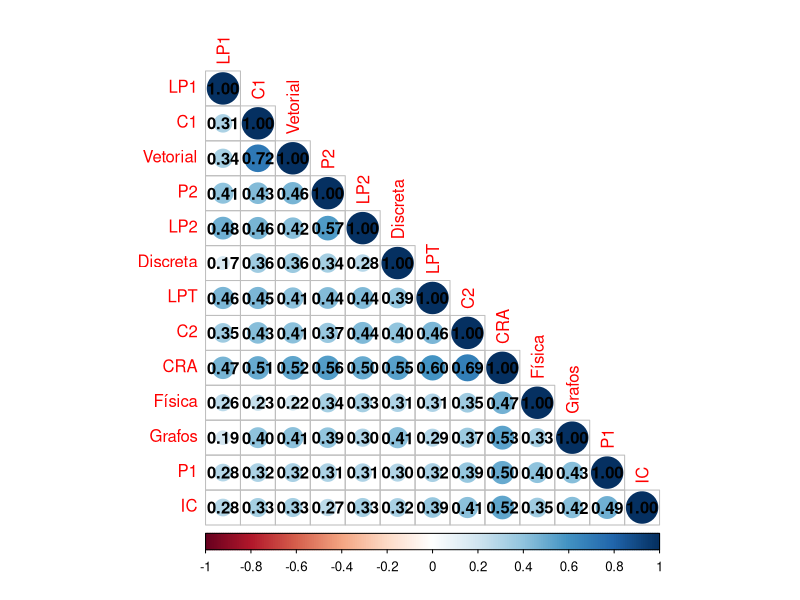

The R script that drew this image: (Note: this script raises an error after producing the figure.)
## ---- chunk 1
library(dplyr)
library(reshape2)
library(ggplot2)
library(corrplot)
library(caret)
## ---- chunk 2
graduados.train <- read.csv("dados/graduados_treino.csv")
graduados.test <- read.csv("dados/graduados_teste.csv") #validacao

test <- read.csv("dados/test.csv")
## ---- chunk 3
colnames(graduados.train) <- c("matricula", "ano_evasao", "periodo_evasao", "cod_disciplina", "disciplina", "creditos", "media")
colnames(graduados.test) <- c("matricula", "ano_evasao", "periodo_evasao", "cod_disciplina", "disciplina", "creditos", "media")
## ---- chunk 4

# DADOS TREINO

#ordenando os dados pela matrícula
graduados.train <- graduados.train %>%
  arrange(matricula)

#filtrando dados e removendo os NaNs
graduados.clean <- graduados.train %>%
  filter(!is.na(media))

#calculando CRA dos alunos e salvando numa coluna
graduados.cra <- graduados.clean %>%
  group_by(matricula) %>%
  mutate(cra.contrb = media*creditos) %>%
  summarise(cra = sum(cra.contrb)/sum(creditos))

#utilizando a função dcast para deixar o dataset na forma ideal para a análise
graduados.model.input <- graduados.clean %>%
  group_by(matricula, disciplina) %>%
  filter(media == max(media))%>%
  ungroup() %>%
  select(matricula, disciplina, media) %>%
  mutate(disciplina = as.factor(gsub(" ", ".", disciplina))) %>%
  dcast(matricula ~disciplina, mean) %>%
  merge(graduados.cra)

#selecionando cra e disciplinas do primeiro e segundo período
p1.p2.train <- graduados.model.input %>%
  select(Laboratório.de.Programação.I, Programação.I, Introdução.à.Computação, Cálculo.Diferencial.e.Integral.I, Álgebra.Vetorial.e.Geometria.Analítica, Leitura.e.Produção.de.Textos, Cálculo.Diferencial.e.Integral.II, Matemática.Discreta, Programação.II, Teoria.dos.Grafos, Fundamentos.de.Física.Clássica, Laboratório.de.Programação.II, cra)

#renomeando colunas
colnames(p1.p2.train) <- c("C1", "Vetorial", "LPT", "P1", "IC", "LP1","C2", "Discreta", "P2", "Grafos", "Física", "LP2", "CRA")


# DADOS VALIDACAO

#ordenando os dados pela matrícula
graduados.test <- graduados.test %>%
  arrange(matricula)

#filtrando dados e removendo os NaNs
graduados.clean <- graduados.test %>%
  filter(!is.na(media))

#calculando CRA dos alunos e salvando numa coluna
graduados.cra <- graduados.clean %>%
  group_by(matricula) %>%
  mutate(cra.contrb = media*creditos) %>%
  summarise(cra = sum(cra.contrb)/sum(creditos))

#utilizando a função dcast para deixar o dataset na forma ideal para a análise
graduados.model.input <- graduados.clean %>%
  group_by(matricula, disciplina) %>%
  filter(media == max(media))%>%
  ungroup() %>%
  select(matricula, disciplina, media) %>%
  mutate(disciplina = as.factor(gsub(" ", ".", disciplina))) %>%
  dcast(matricula ~disciplina, mean) %>%
  merge(graduados.cra)

#selecionando cra e disciplinas do primeiro e segundo período
p1.p2.test <- graduados.model.input %>%
  select(Laboratório.de.Programação.I, Programação.I, Introdução.à.Computação, Cálculo.Diferencial.e.Integral.I, Álgebra.Vetorial.e.Geometria.Analítica, Leitura.e.Produção.de.Textos, Cálculo.Diferencial.e.Integral.II, Matemática.Discreta, Programação.II, Teoria.dos.Grafos, Fundamentos.de.Física.Clássica, Laboratório.de.Programação.II, cra)

#renomeando colunas
colnames(p1.p2.test) <- c("C1", "Vetorial", "LPT", "P1", "IC", "LP1","C2", "Discreta", "P2", "Grafos", "Física", "LP2", "CRA")



#substituindo NaN pelo CRA
for (i in 1:nrow(p1.p2.train)){
  for (j in 1:ncol(p1.p2.train)){
    if(is.na(p1.p2.train[i,j])){
      p1.p2.train[i,j] = p1.p2.train$CRA[i]

    }
    if(is.na(p1.p2.test[i,j])){
      p1.p2.test[i, j] = p1.p2.test$CRA[i]
    }
  }
}

## ---- chunk 5
head(p1.p2.train)
## ---- chunk 6
#calculando matriz de correlação
correlationMatrix <- cor(p1.p2.train)

#utlizamos a bibliota corrplot para montar o gráfico com as correlações
corrplot(correlationMatrix, method="circle", type="lower", order="hclust", addCoef.col = "black")
## ---- chunk 7
#Modelo Ridge
set.seed(825)

ctrl <- trainControl(method = "repeatedcv", repeats = 5, number = 10)
lambda.grid <- expand.grid(lambda = seq(0, 2, by=0.05))

ridge <- train(CRA ~ . ,data = p1.p2.train,
                        method = "ridge",
                        tuneGrid = lambda.grid,
                        trControl = ctrl,
                        metric = 'RMSE',
                        preProcess=c('scale', 'center'))
plot(ridge)
## ---- chunk 8
ridge
## ---- chunk 9
ridge_prediction <- predict(ridge, p1.p2.train)

ridge_prediction <- data.frame(pred = ridge_prediction, obs = p1.p2.train$CRA)
round(defaultSummary(ridge_prediction), digits = 3)
## ---- chunk 10
#Modelo Lasso
set.seed(825)
lasso <- train(CRA ~ . ,data = p1.p2.train,
                        method = "lasso",
                        tuneLength = 10,
                        metric = 'RMSE',
                        preProcess=c('scale', 'center'))
plot(lasso)
## ---- chunk 11
lasso
## ---- chunk 12
lasso_prediction <- predict(lasso, p1.p2.train)

lasso_prediction <- data.frame(pred = lasso_prediction, obs = p1.p2.train$CRA)
round(defaultSummary(lasso_prediction), digits = 3)

## ---- chunk 13
compare <- ridge_prediction
compare$model <- "RIDGE"

lasso_prediction$model <- "LASSO"

compare <- rbind(compare, lasso_prediction)

ggplot(compare, aes(x = pred, y = obs)) + 
  geom_point(alpha = 0.5, position = position_jitter(width=0.2)) + 
  facet_grid(. ~ model) + 
  geom_abline() +
  ggtitle("Observado x Previsão (validação)")

## ---- chunk 14
round(defaultSummary(ridge_prediction), digits = 3)
round(defaultSummary(lasso_prediction), digits = 3)
## ---- chunk 15
plot(varImp(ridge, scale = FALSE))
plot(varImp(lasso, scale = FALSE))

predict.enet(lasso$finalModel, type='coefficients', s=lasso$bestTune$fraction, mode='fraction')
## ---- chunk 16
ggplot(data = p1.p2.train, aes(x = CRA, y = C2)) +
  geom_point()
## ---- chunk 17
p1.p2.test <- na.omit(p1.p2.test)
r.ridge <- train(CRA ~ . ,data = p1.p2.test,
                        method = "ridge",
                        tuneGrid = lambda.grid,
                        trControl = ctrl,
                        metric = 'RMSE',
                        preProcess=c('scale', 'center'))
r.ridge 
plot(r.ridge)
## ---- chunk 18
#predicao do re-treino
r.ridge_prediction <- predict(r.ridge, p1.p2.test)

r.ridge_prediction <- data.frame(pred = r.ridge_prediction, obs = p1.p2.test$CRA)
round(defaultSummary(r.ridge_prediction), digits = 3)
## ---- chunk 19
lasso_prediction <- predict(lasso, test)

lasso_prediction <- data.frame(pred = lasso_prediction, obs = p1.p2.train$CRA)
round(defaultSummary(lasso_prediction), digits = 3)
## ---- chunk 20
lm <- train(CRA ~ . ,p1.p2.train, method= "lm", metric="RMSE") 
summary(lm)

lmFit <- train(CRA ~ ., p1.p2.train %>% select(-C1, -LP2), method= "lm", metric="RMSE") 
summary(lmFit)

lmFit_prediction <- predict(lmFit, p1.p2.train)

lmFit_prediction <- data.frame(pred = lmFit_prediction, obs = p1.p2.train$CRA)
round(defaultSummary(lmFit_prediction), digits = 3)

## ---- chunk 21

linear_rmse <- round(defaultSummary(lmFit_prediction), digits = 3)[1]
ridge_rmse <- round(defaultSummary(ridge_prediction), digits = 3)[1]
lasso_rmse <- round(defaultSummary(lasso_prediction), digits = 3)[1]
toPlot <- data.frame(RMSE = c(linear_rmse, ridge_rmse, lasso_rmse), 
                     Modelo = c("Linear Regression", "Ridge", "Lasso"))


ggplot(toPlot, aes(x=reorder(Modelo, -RMSE), y=RMSE)) + 
  geom_bar(stat="identity") + 
  labs(x='Modelo', y='RMSE') +
   theme(axis.text.x = element_text(angle = 45, hjust = 1), panel.background=element_blank()) +
  coord_flip() + 
  geom_text(aes(label = RMSE))
## ---- chunk 22
# RIDGE
ridge.validacao <- train(CRA ~ . ,data = p1.p2.test,
                        method = "ridge",
                        tuneGrid = lambda.grid,
                        trControl = ctrl,
                        metric = 'RMSE',
                        preProcess=c('scale', 'center'))

# LASSO
lasso.validacao <- train(CRA ~ . ,data = p1.p2.test,
                        method = "lasso",
                        tuneLength = 10,
                        metric = 'RMSE',
                        preProcess=c('scale', 'center'))

# LM
lm.validacao <- train(CRA ~ ., p1.p2.test %>% select(-C1, -LP2), method= "lm", metric="RMSE") 

ridge_prediction_v <- predict(ridge.validacao, p1.p2.test)
ridge_prediction_v <- data.frame(pred = ridge_prediction_v, obs = p1.p2.test$CRA)

lasso_prediction_v <- predict(lasso.validacao, p1.p2.test)
lasso_prediction_v <- data.frame(pred = lasso_prediction_v, obs = p1.p2.test$CRA)

lm_prediction_v <- predict(lm.validacao, p1.p2.test)
lm_prediction_v <- data.frame(pred = lm_prediction_v, obs = p1.p2.test$CRA)


linear_rmse_v <- round(defaultSummary(lm_prediction_v), digits = 3)[1]
ridge_rmse_v <- round(defaultSummary(ridge_prediction_v), digits = 3)[1]
lasso_rmse_v <- round(defaultSummary(lasso_prediction_v), digits = 3)[1]

## ---- chunk 23

toPlot3 <- data.frame(RMSE = c(linear_rmse, linear_rmse_v, ridge_rmse, ridge_rmse_v, lasso_rmse, lasso_rmse_v),
                        tipo = c("treino", "validacao", "treino", "validacao", "treino", "validacao"),
                        modelo = c("LM","LM","RIDGE", "RIDGE","LASSO", "LASSO"))

ggplot(data=toPlot3, aes(x = modelo, y = RMSE, fill = tipo)) +
 geom_bar(stat="identity", position=position_dodge()) +
 theme_classic() +
 labs(title = "Comparando os modelos") +
 theme(axis.ticks = element_blank())
